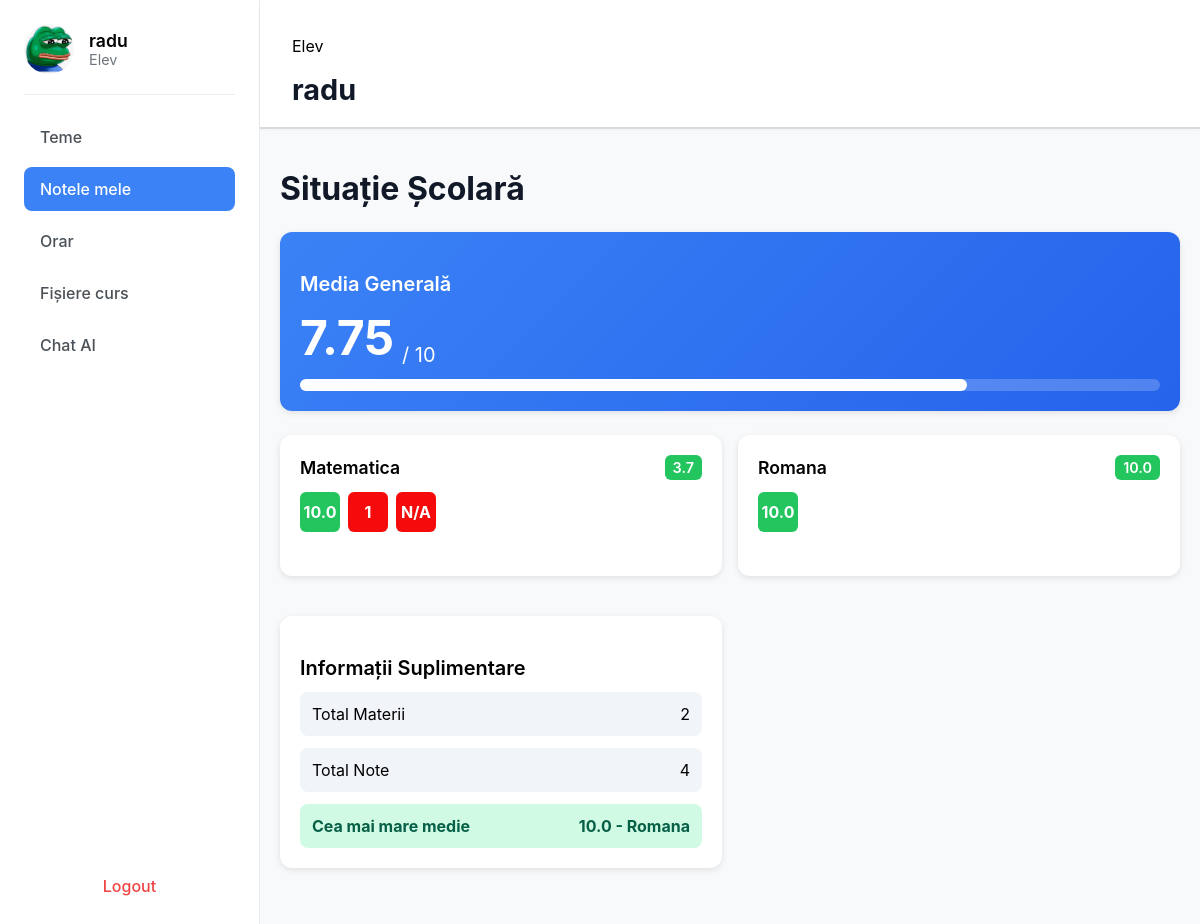
The app's page /note_elev (signed in) with its own data.
### app/models.py (models this page shows, shortened)
class User(db.Model, UserMixin):
    __tablename__ = 'user'
    id = db.Column(db.Integer, primary_key=True)
    name = db.Column(db.String(100), nullable=False)
    email = db.Column(db.String(150), unique=True, nullable=False)
    password_hash = db.Column(db.String(256), nullable=False)  # Am mărit la 256 pentru siguranță
    role = db.Column(db.String(20), nullable=False)  # 'student', 'professor', 'parent'
    student = db.relationship('Student', back_populates='user', uselist=False)
    professor = db.relationship('Professor', back_populates='user', uselist=False)
    parent = db.relationship('Parent', back_populates='user', uselist=False)

class Subject(db.Model):  # Fosta tabelă "Materie" (top-dreapta)
    __tablename__ = 'subject'
    id = db.Column(db.Integer, primary_key=True)
    name = db.Column(db.String(150), nullable=False)
    description = db.Column(db.Text, nullable=True, default='No description')  # valoare default
    color = db.Column(db.String(50), nullable=False, default='bg-blue-500')   # valoare default
    assignments = db.relationship('Assignment', back_populates='subject')
    student_subjects = db.relationship('StudentSubject', back_populates='subject')
    absences = db.relationship('Absence', back_populates='subject', cascade='all, delete-orphan')

class Feedback(db.Model):
    __tablename__ = 'feedback'
    id = db.Column(db.Integer, primary_key=True)
    submission_id = db.Column(db.Integer, db.ForeignKey('submission.id'), unique=True, nullable=False)
    grade = db.Column(db.String(10), nullable=True)  # Nota (ex: 10, 7.5, "A+")
    feedback_text = db.Column(db.Text, nullable=True)  # Feedback-ul profesorului
    created_at = db.Column(db.DateTime, default=datetime.utcnow)
    submission = db.relationship('Submission', back_populates='feedback')
    ai_reports = db.relationship('AIReport', back_populates='feedback', cascade="all, delete-orphan")

class Assignment(db.Model):
    __tablename__ = 'assignment'
    id = db.Column(db.Integer, primary_key=True)
    teacher_id = db.Column(db.Integer, db.ForeignKey('professor.id'), nullable=False)
    subject_id = db.Column(db.Integer, db.ForeignKey('subject.id'), nullable=False)  # 'id_materie FK'
    title = db.Column(db.String(150), nullable=False)
    description = db.Column(db.Text, nullable=True)
    created_at = db.Column(db.DateTime, default=datetime.utcnow)
    due_date = db.Column(db.DateTime, nullable=True)  # Data limită
    teacher = db.relationship('Professor', back_populates='assignments')
    subject = db.relationship('Subject', back_populates='assignments')
    submissions = db.relationship('Submission', back_populates='assignment')

### app/routes.py (the view)
@bp.route("/note_elev", methods=["GET", "POST"])
@login_required
def note_elev():
    role = current_user.role
    if role == "Elev":
        student_profile = Student.query.filter_by(user_id=current_user.id).first()
        child_info_data = {}
        if student_profile:
            submissions = Submission.query.join(Assignment).join(Subject).filter(
                Submission.student_id == student_profile.id
            ).all()
            grades_by_subject = {}
            for sub in submissions:
                subject_name = sub.assignment.subject.name
                grade = sub.feedback.grade if sub.feedback else "N/A"
                grades_by_subject.setdefault(subject_name, []).append({
                    "assignment_title": sub.assignment.title,
                    "grade": grade
                })
                subject_averages = {}
                for subject, grades_list in grades_by_subject.items():
                    total = 0
                    count = 0
                    for g in grades_list:
                        try:
                            total += float(g['grade'])
                            count += 1
                        except (ValueError, TypeError):
                            continue  # ignoram grade non-numerice
                    if count > 0:
                        subject_averages[subject] = total / count
                    else:
                        subject_averages[subject] = 0
                if subject_averages:
                    general_avg = sum(subject_averages.values()) / len(subject_averages)
                else:
                    general_avg = 0
                general_avg = round(general_avg, 2)
                total_subjects = len(grades_by_subject)
                total_grades = sum(len(grades) for grades in grades_by_subject.values())
                subject_averages = {}
                for subject, grades_list in grades_by_subject.items():
                    total = 0
                    count = 0
                    for g in grades_list:
                        try:
                            total += float(g['grade'])
                            count += 1
                        except (ValueError, TypeError):
                            continue
                    if count > 0:
                        subject_averages[subject] = total / count
                    else:
                        subject_averages[subject] = 0
                if subject_averages:
                    max_subject = max(subject_averages, key=subject_averages.get)
                    max_avg = subject_averages[max_subject]
                else:
                    max_subject = None
                    max_avg = 0
                child_info_data = {
                    "name": current_user.name,
                    "grades_by_subject": grades_by_subject or {},
                    "general_avg": general_avg or 0,
                    "total_subjects": total_subjects or 0,
                    "total_grades": total_grades or 0,
                    "max_subject": max_subject or 0,
                    "max_avg": max_avg or 0,
                }
            return render_template("note_elev.html", user=current_user, child=child_info_data)
    return "H4CK3R!!"

### app/__init__.py (called while the page is built)
def create_app():
    app = Flask(__name__)
    app.secret_key = "secret123"  # schimbă cu ceva sigur
    app.config['SQLALCHEMY_DATABASE_URI'] = 'sqlite:///users.db'
    app.config['SQLALCHEMY_TRACK_MODIFICATIONS'] = False
    db.init_app(app)
    login_manager.init_app(app)
    from .routes import bp
    app.register_blueprint(bp)
    from .models import User  # import modelul User
    @login_manager.user_loader
    def user_loader(user_id):
        try:
            return User.query.get(int(user_id))
        except ValueError:
            return None
    with app.app_context():
        db.create_all()
    return app

### app/templates/note_elev.html
{% extends "base.html" %}
{% block content %}
<div class="sidebar">
    <div class="profile">
        <img src="{{ url_for('static', filename='images/images.jpeg') }}" alt="Profile">
        <div>
            <h3>{{ user.name }}</h3>
            <p>{{ user.role }}</p>
        </div>
    </div>
    <ul class="menu">
        <li><a href="{{ url_for('main.home') }}">Teme</a></li>
        <li class="active"><a href="{{ url_for('main.note_elev') }}">Notele mele</a></li>
        <li><a href="{{ url_for('main.orar') }}">Orar</a></li>
        <li><a href="#">Fișiere curs</a></li>
        <li><a href="{{ url_for('main.chat_page') }}" target="_blank">Chat AI</a></li>
    </ul>
    <a class="logout" href="{{ url_for('main.logout') }}">Logout</a>
</div>
<body>
<div class="content-wrapper">
    <div class="main2">
        <div class="header_situatie">
            <p>Elev</p>
            <h2>{{ child.name }}</h2>
        </div>
    </div>
    <div class="container">
        <h1 class="page-title">Situație Școlară</h1>
        <div class="card gradient-card overall-average">
            <div class="card-content">
                <h3 class="card-title">Media Generală</h3>
                <div class="average-score">
                    <span class="score">{{child.general_avg}}</span>
                    <span class="max-score">/ 10</span>
                </div>
                <div class="progress-bar">
                    <div class="progress-fill" style="width: {{ ((child.general_avg | default(0)) / 10) * 100 }}%;"></div>
                </div>
            </div>
        </div>
        <div class="grid-container">
            {% for subject, assignments in child.get('grades_by_subject', {}).items() %}
                {% set grades_num = [] %}
                {% for a in assignments %}
                    {% set _ = grades_num.append(a.grade | float) %}
                {% endfor %}
                {% set avg = (grades_num | sum / grades_num | length) if grades_num else 0 %}
                <div class="card subject-card">
                    <div class="card-content">
                        <div class="card-header">
                            <h4>{{ subject }}</h4>
                            <span class="badge badge-success">{{ "%.1f"|format(avg) }}</span>
                        </div>
                        <div class="grades">
                            {% for a in assignments %}
                                {% set g = a.grade | float %}
                                {% if g >= 9 %}
                                    {% set grade_class = "grade-green" %}
                                {% elif g >= 7 %}
                                    {% set grade_class = "grade-yellow" %}
                                {% else %}
                                    {% set grade_class = "grade-red" %}
                                {% endif %}
                                <div class="grade-box {{ grade_class }}">{{ a.grade }}</div>
                            {% endfor %}
                        </div>
                        <div class="progress-bar">
                            <div class="progress-fill" style="width: {{ avg * 10 }}%;"></div>
                        </div>
                    </div>
                </div>
            {% endfor %}
        <div class="card additional-info">
            <div class="card-content">
                <h3 class="card-title">Informații Suplimentare</h3>
                <div class="info-list">
                    <div class="info-item">
                        <span>Total Materii</span>
                        <span>{{child.total_subjects}}</span>
                    </div>
                    <div class="info-item">
                        <span>Total Note</span>
                        <span>{{child.total_grades}}</span>
                    </div>
                    <div class="info-item highlight">
                        <span>Cea mai mare medie</span>
                        <span>{{child.max_avg}} - {{child.max_subject}}</span>
                    </div>
                </div>
            </div>
        </div>
    </div>
</div>
{% endblock %}

### app/templates/base.html (shortened to what this page needs)
<!DOCTYPE html>
<html lang="en">
<head>
    {% if request.path == url_for('main.login') or request.path == url_for('main.register') %}
        <link rel="stylesheet" href="{{ url_for('static', filename='css/auth.css') }}">
    {% else %}
        <link rel="stylesheet" href="{{ url_for('static', filename='css/dashboard.css') }}">
    {% endif %}
</head>
<body>
    {% block content %}{% endblock %}
</body>
</html>

### app/static/css/dashboard.css (style rules this page uses)
body { font-family: -apple-system, BlinkMacSystemFont, "Segoe UI", Roboto, Helvetica, Arial, sans-serif; background-color: #f8f9fa; margin: 0; display: flex; min-height: 100vh; }
.sidebar { width: 260px; background: #ffffff; border-right: 1px solid #e9ecef; display: flex; flex-direction: column; padding: 24px; box-sizing: border-box; }
.content-wrapper { display: block; flex-direction: column; flex-grow: 1; }
.main2 { background-color: #ffffff; border-bottom: 2px solid #e0e0e0; width: 100%; box-sizing: border-box; }
.container { max-width: 1200px; margin: 40px auto; padding: 0 20px; }
.page-title { font-size: 2rem; font-weight: bold; margin-bottom: 24px; color: #111827; }
.card { background-color: #fff; border-radius: 12px; box-shadow: 0 2px 6px rgba(0,0,0,0.1); margin-bottom: 24px; }
.card-content { padding: 20px; }
.card-title { font-size: 1.25rem; font-weight: 600; margin-bottom: 12px; }
.gradient-card.overall-average { background: linear-gradient(135deg, #3b82f6, #2563eb); color: white; }
.average-score { display: flex; align-items: flex-end; gap: 8px; }
.score { font-size: 3rem; font-weight: bold; }
.max-score { font-size: 1.25rem; }
.progress-bar { width: 100%; height: 12px; background-color: rgba(255,255,255,0.2); border-radius: 6px; margin-top: 12px; }
.progress-fill { height: 100%; border-radius: 6px; background-color: white; }
.grid-container { display: grid; grid-template-columns: 1fr; gap: 16px; }
@media (min-width: 768px) { .grid-container { grid-template-columns: 1fr 1fr; } }
.subject-card .card-header { display: flex; justify-content: space-between; align-items: center; margin-bottom: 12px; }
.subject-card h4 { font-size: 1.1rem; font-weight: 600; margin: 0; }
.badge { padding: 4px 8px; border-radius: 6px; font-weight: 600; font-size: 0.9rem; color: white; }
.badge-success { background-color: #22c55e; }
.grades { display: flex; flex-wrap: wrap; gap: 8px; margin-bottom: 12px; }
.grade-box { width: 40px; height: 40px; border-radius: 6px; display: flex; justify-content: center; align-items: center; font-weight: bold; color: white; }
.grade-green { background-color: #22c55e; }
.grade-red { background-color: #f50b0b; }
.additional-info .info-list { display: flex; flex-direction: column; gap: 12px; }
.info-item { display: flex; justify-content: space-between; padding: 12px; background-color: #f1f5f9; border-radius: 8px; }
.info-item.highlight { background-color: #d1fae5; color: #065f46; font-weight: bold; }
.profile { display: flex; align-items: center; gap: 15px; padding-bottom: 20px; border-bottom: 1px solid #e9ecef; }
.profile img { width: 50px; height: 50px; border-radius: 50%; }
.profile h3 { margin: 0; font-size: 1.1rem; font-weight: 600; }
.profile p { margin: 0; font-size: 0.9rem; color: #6c757d; }
.menu { list-style: none; padding: 20px 0; margin: 0; flex-grow: 1; }
.menu li { margin-bottom: 8px; }
.menu li a { display: block; padding: 12px 16px; text-decoration: none; color: #495057; font-weight: 500; border-radius: 8px; transition: background-color 0.2s, color 0.2s; }
.menu li.active a { background-color: #3b82f6; color: #ffffff; }
.logout { display: block; padding: 12px 16px; text-decoration: none; color: #ef4444; font-weight: 500; border-radius: 8px; transition: background-color 0.2s; text-align: center; }
.header_situatie { background-color: #ffffff; padding: 20px 32px; border-bottom: 0px solid #e0e0e0; box-shadow: 0 2px 4px rgba(0,0,0,0.05); width: 100%; box-sizing: border-box; }
.header_situatie h2 { margin: 0; font-size: 1.8rem; font-weight: 700; color: #111827; }

### records on screen
User: name "radu", role "Elev"
Subject: name "Matematica", avg "3.7", {{ avg * 10 }} 36.666666666666664 (drawn)
Feedback: grade "10.0"
Assignment: grade "1"
Assignment: grade "N/A"
Subject: name "Romana", avg "10.0", {{ avg * 10 }} 100.0 (drawn), max_subject "Romana"
Feedback: grade "10.0"

### other values on screen
{{ child.general_avg }} "7.75"
{{ child.total_subjects }} "2"
{{ child.total_grades }} "4"
{{ child.max_avg }} "10.0"
